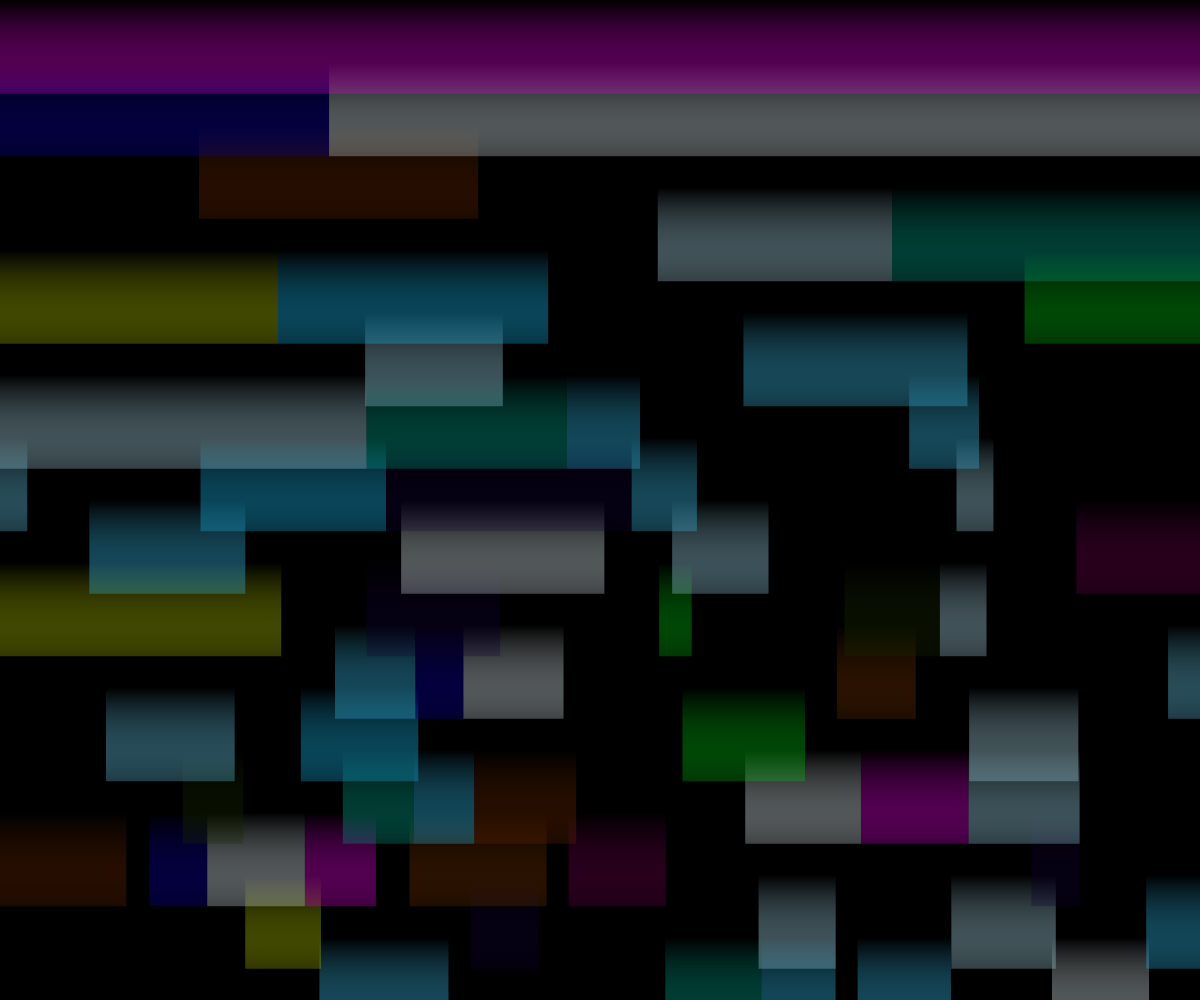
Frame 1 (no input)
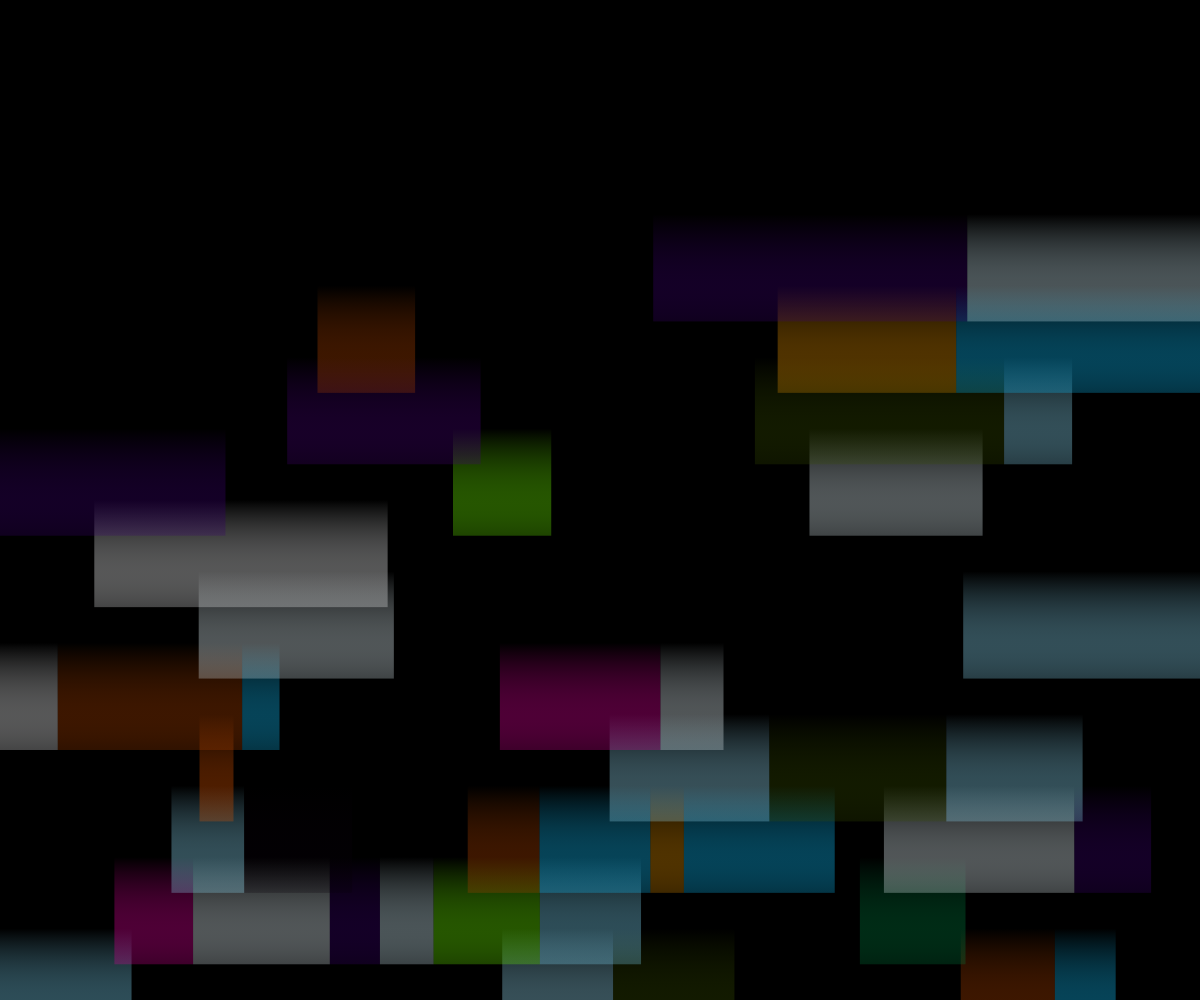
Frame 2 (the mouse pressed at the canvas centre, redrawn once)

The p5.js sketch that drew these frames (run headless with seeded random() and noise() and a simulated clock; the mouse was pressed at the canvas centre and the sketch redrawn once):

// p5.js sketch
// ── sketch.js
'use strict';

var colorCount = 20;
var hueValues = [];
var saturationValues = [];
var brightnessValues = [];
// Adding an alpha value
var alphaValue = 27;


function setup() {
    createCanvas(windowWidth, windowHeight);
    colorMode(HSB, 360, 100, 100, 100);
    noStroke();
}

function draw() {
    noLoop();
    background(0);

    for (var i = 0; i < colorCount; i++) {
        if (i % 2 == 0) {
            hueValues[i] = random(360);
            saturationValues[i] = 100;
            brightnessValues[i] = random(100);
        } else {
            hueValues[i] = 195;
            saturationValues[i] = random(100);
            brightnessValues[i] = 100;
        }
    }

    var counter = 0;

    var rowCount = int(random(5, 30));
    var rowHeight = height / rowCount;

    for (var i = rowCount; i >= 0; i--) {
        var partCount = i + 1;
        var parts = [];

        for (var ii = 0; ii < partCount; ii++) {
            parts.push(random(2, 20));
        }

        var sumPartsTotal = 0;
        for (var ii = 0; ii < partCount; ii++) {
            sumPartsTotal += parts[ii];
        }

        var sumPartsNow = 0;
        for (var j = 0; j < parts.length; j++) {

            // If the fragments are less than 0.45 then map and draw the rectangles
            if (random() < 0.45) {
                var x = map(sumPartsNow, 0, sumPartsTotal, 0, width);
                var y = rowHeight * i;
                var w = map(parts[j], 0, sumPartsTotal, 0, width);
                var h = rowHeight * 1.5;

                var index = counter % colorCount;
                // Adding two colours for the gradient
                var col1 = color(0);
                // Add the alpha value to the second colour
                var col2 = color(hueValues[index], saturationValues[index], brightnessValues[index], alphaValue);
                // Draw the rectangles using the gradient function
                gradient(x, y, w, h, col1, col2);
            }

            sumPartsNow += parts[j];
            counter++;
        }
    }
}

/** Gradient function that contains the p5 global canvas context.
 * Rectangles are created using the p5 context and the colours
 * are set using the linear gradient method.
 */
function gradient(x, y, w, h, c1, c2) {
    var ctx = drawingContext;
    // Define the start and end point of the gradient line
    var grd = ctx.createLinearGradient(x, y, x, y + h);
    // Define colour and position in the gradient
    grd.addColorStop(0, c1.toString());
    grd.addColorStop(1, c2.toString());
    ctx.fillStyle = grd;
    ctx.fillRect(x, y, w, h);
}
